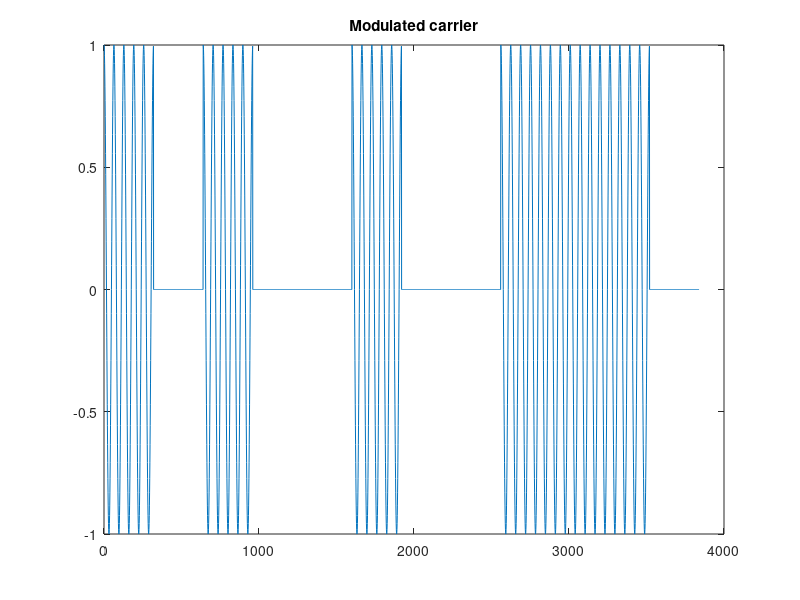
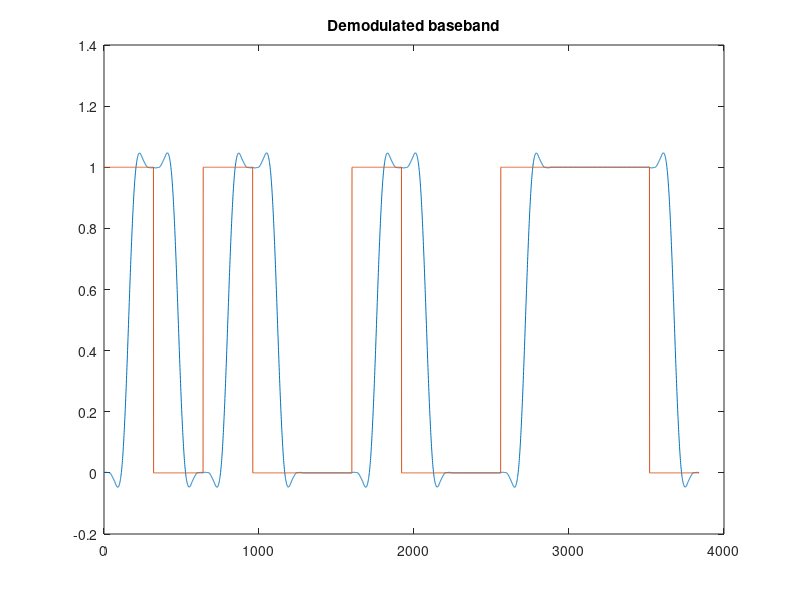

Recreate these plots in MATLAB, in order.
clear; close all; clc;

pkg load signal;

f_sample = 64e3; % sample frequency in samples/s
f_carrier = 1e3; % carrier frequency in Hz
t_symbol = 5e-3; % symbol duration in seconds
m = 1;           % modulation index

tx_data = [1 0 1 0 0 1 0 0 1 1 1 0];
N_sym = length(tx_data); % Number of symbols to be transmitted

sps = t_symbol * f_sample; % samples per symbol
N = N_sym * sps;           % Total number of required samples

%% Tx
% Generate baseband
M = []; % baseband vector
for i=1:N_sym
    M = [M tx_data(i)*ones(1, sps)];
end

% Scale and shift baseband according to the modulation index
M = M*m + (1-m);

% Generate modulated carrier
n = 0:N-1; % sample indices
rf = cos(2*pi*f_carrier/f_sample*n); % unmodulated carrier
Y = M .* rf;

%% Rx
% Mix modulated carrier with local oscillator
y_if = Y .* rf;

% Filter 2f_carrier out
taps = fir1(sps, f_carrier/f_sample, 'low');
bb = filter(taps, 0.5, y_if);


%% Plots
figure(1)
plot(n, Y)
title('Modulated carrier');

figure(2)
plot(n, bb);
hold on;
plot(n, M);
title('Demodulated baseband');
